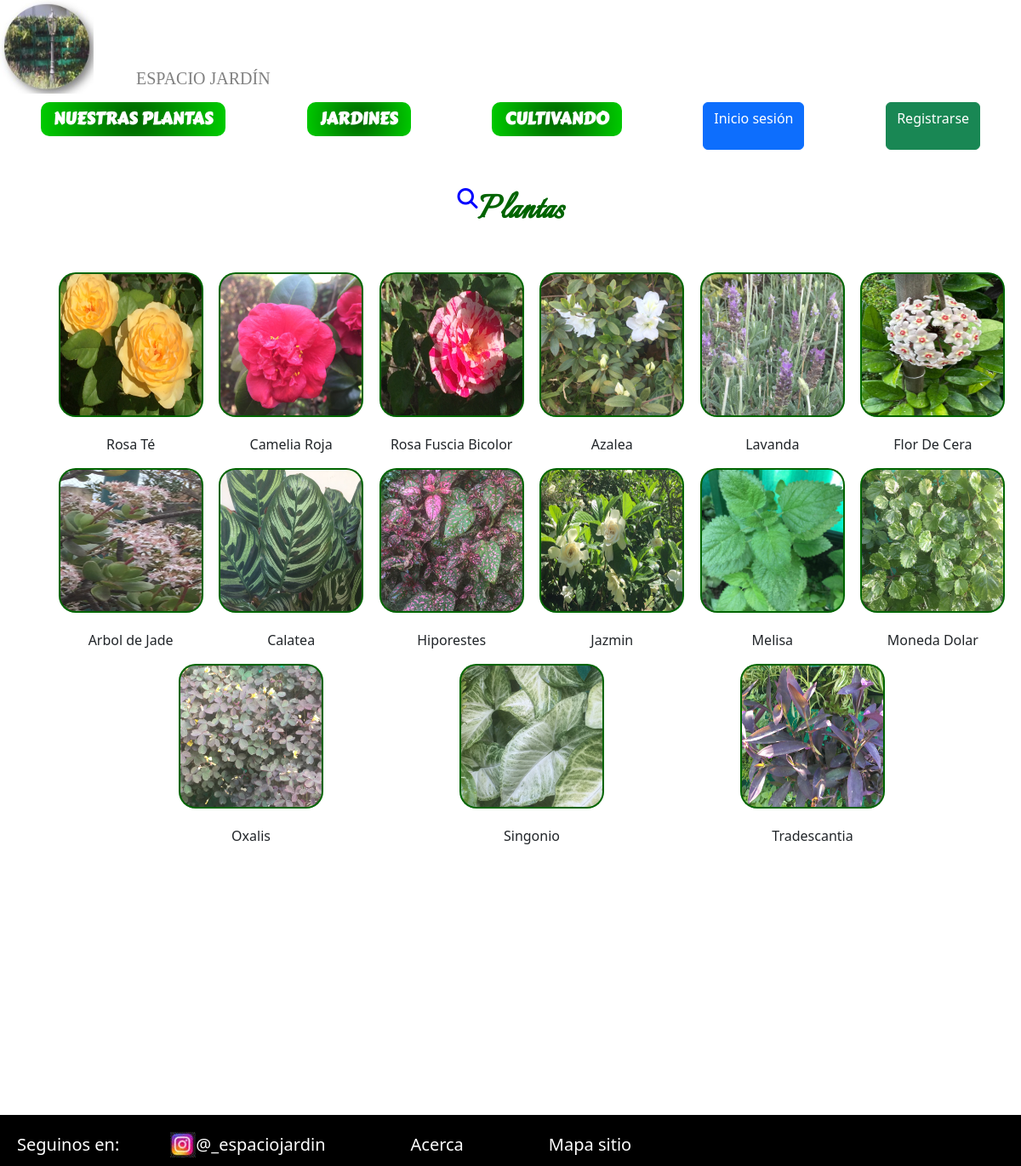
The app's page /nuestrasPlantas with its own data.
### catalogos/models.py (models this page shows, shortened)
class Plantas(models.Model):
    nombre = models.CharField(max_length=50)
    image = models.CharField(max_length=50)
    class Meta:
        verbose_name = 'Plantas'
        verbose_name_plural = 'Plantas'

### catalogos/views.py (the view)
# urls.py: path('nuestrasPlantas',nuestrasPlantas,name="nuestrasPlantas"),
def nuestrasPlantas(request):
    contexto = {"plantas": Plantas.objects.all()}
    return render(request,"catalogos/nuestrasPlantas.html", contexto)

### catalogos/templates/catalogos/nuestrasPlantas.html
{% extends "catalogos/index.html" %}
    {% load static %}
    {% block contenido %}
        <div class="contenedorTituloPagina">
            <a class="titPag__IconoBusq" href="{% url 'buscarPlantas' %}"><i class="fa-solid fa-magnifying-glass" title="Buscar plantas"></i></a>
            <h2 class="tituloPagina__NoIndex">Plantas</h2>
        </div>
        <section class="contenedorFotoPlantas">
            {% for c in plantas %}
                <article class="contenedorFotoPlantas_Art">
                    <img class="fotoPlantas" src="{% static 'assets/' %}{{c.image}}" alt="{{ c.nombre }}" />
                    <p>{{ c.nombre }}</p>
                </article>
            {% endfor %}
        </section>
    {% endblock contenido %}

### catalogos/templates/catalogos/index.html (shortened to what this page needs)
<!DOCTYPE html>
<html lang="sp">
<head>
    {% load static %}
    <link rel="stylesheet" href="{% static 'css/styles.css' %}" />
    <link rel="stylesheet" href="{% static 'css/bootstrap/bootstrap.css' %}" />
    <link rel="stylesheet" href="https://cdnjs.cloudflare.com/ajax/libs/font-awesome/6.4.0/css/all.min.css">
</head>
<body>
    <div class="contenedorGrilla__NoIndex">
        <header>
            <a href="{% url 'home' %}" target="_self">
            <img class="logo" src="{% static 'assets/logo.jpg' %}" alt="Logo Espacio Jardin" /></a>
            <h1 class="logo__titulo">ESPACIO JARDÍN</h1>
        </header>
        <nav>
            <div class="menuDesktop">
                <a href="{% url 'nuestrasPlantas' %}"><p class="boton">NUESTRAS PLANTAS</p></a>
                <a href="{% url 'jardines' %}"><p class="boton">JARDINES</p></a>
                <a href="{% url 'cultivando' %}"><p class="boton">CULTIVANDO</p></a>
                {% if user.is_authenticated %}
                    <a href="{% url 'comentarios' %}"><p class="boton">COMENTARIOS</p></a>
                    <p style="color:green">[{{user.first_name}} {{user.last_name}}]</p>
                    <div class="text-center">
                        <a href="{% url 'agregar_avatar' %}"><img src="{{request.session.avatar}}" height="40px" weight="40px" alt="mi foto"></a>
                    </div>
                    <a class="btn btn-success" href="{% url 'perfil' %}">Perfil</a>
                    <form method="post" action="{% url 'logout' %}">
                        {% csrf_token %}
                        <button type="submit" class="btn btn-primary">Finalización de sesión</button>
                    </form>
                {% else %}
                    <a class="btn btn-primary" href="{% url 'login' %}">Inicio sesión</a>
                    <a class="btn btn-success" href="{% url 'registro' %}">Registrarse</a>
                {% endif %}
            </div>
        </nav>
        {% block contenido %}{% endblock contenido %}
        <footer>
            <div class="pie">
                <p>Seguinos en:</p>
                <img src="{% static 'assets/logoInstagram.gif' %}" alt="Instagram" />
                <a href="http://www.instagram.com/_espaciojardin">@_espaciojardin</a>
                <a class="mapaDelSitio" href="{% url 'acerca' %}">Acerca</a>
                <a class="mapaDelSitio" href="{% url 'mapaDelSitio' %}">Mapa sitio</a>
            </div>
        </footer>
    </div>
</body>
</html>

### catalogos/static/css/styles.css (style rules this page uses)
a:link, a:visited, a:active { text-decoration: none; }
footer { display: flex; flex-direction: row; background-color: black; height: 60px; width: 100%; margin-top: 300px; margin-bottom: 10px; }
header { display: flex; flex-direction: row; }
.boton { font-family: "CarterOne-Regular", cursive; font-size: 20px; font-weight: bold; background-image: radial-gradient(circle, #006400, #00CC00); border-radius: 10px; padding-top: 5px; padding-bottom: 5px; padding-right: 15px; padding-left: 15px; color: white; }
.contenedorFotoPlantas { display: flex; flex-direction: row; justify-content: space-evenly; align-items: center; flex-wrap: wrap; margin-left: 50px; }
.contenedorFotoPlantas p { margin-top: 0px; }
.contenedorFotoPlantas_Art { display: flex; flex-direction: column; justify-content: center; align-items: center; }
.contenedorFotoPlantas_Art p { margin-top: 20px; }
.contenedorGrilla__NoIndex { flex-grow: 1; height: 100vh; width: 100%; display: grid; grid-template-rows: 120px 100px 100px auto 60px; }
.contenedorTituloPagina { display: flex; justify-content: center; margin-top: 0px; }
.fotoPlantas { width: 170px; height: 170px; background-color: #006400; border: 1px; border-radius: 20px; margin-top: 0px; margin-bottom: 0px; text-align: center; padding: 2px; color: white; }
.logo { width: 110px; height: 110px; }
.logo__titulo { font-family: "Playfair Display", serif; font-size: 20px; font-weight: lighter; color: gray; display: inline; margin-left: 50px; margin-top: 80px; }
.mapaDelSitio { margin-left: 40px; }
.menuDesktop { display: flex; flex-direction: row; justify-content: space-around; flex-wrap: wrap; }
.pie { display: flex; margin-top: 10px; margin-bottom: 10px; }
.pie a { font-size: 20px; color: white; margin-top: 10px; margin-right: 60px; }
.pie img { margin-top: 10px; width: 30px; height: 30px; }
.pie p { font-size: 20px; color: white; margin-top: 10px; margin-right: 60px; margin-left: 20px; }
.tituloPagina__NoIndex { font-size: 48px; font-family: "Italianno-Regular"; font-weight: bold; color: darkgreen; margin-top: 0px; margin-bottom: 0px; }
.titPag__IconoBusq { font-size: 24px; font-family: "Italianno-Regular"; font-weight: bold; color: blue; margin-top: 0px; margin-bottom: 0px; }

### records on screen
Plantas: image (picture), nombre "Rosa Té"
Plantas: image (picture), nombre "Camelia Roja"
Plantas: image (picture), nombre "Rosa Fuscia Bicolor"
Plantas: image (picture), nombre "Azalea"
Plantas: image (picture), nombre "Lavanda"
Plantas: image (picture), nombre "Flor De Cera"
Plantas: image (picture), nombre "Arbol de Jade"
Plantas: image (picture), nombre "Calatea"
Plantas: image (picture), nombre "Hiporestes"
Plantas: image (picture), nombre "Jazmin"
Plantas: image (picture), nombre "Melisa"
Plantas: image (picture), nombre "Moneda Dolar"
Plantas: image (picture), nombre "Oxalis"
Plantas: image (picture), nombre "Singonio"
Plantas: image (picture), nombre "Tradescantia"
